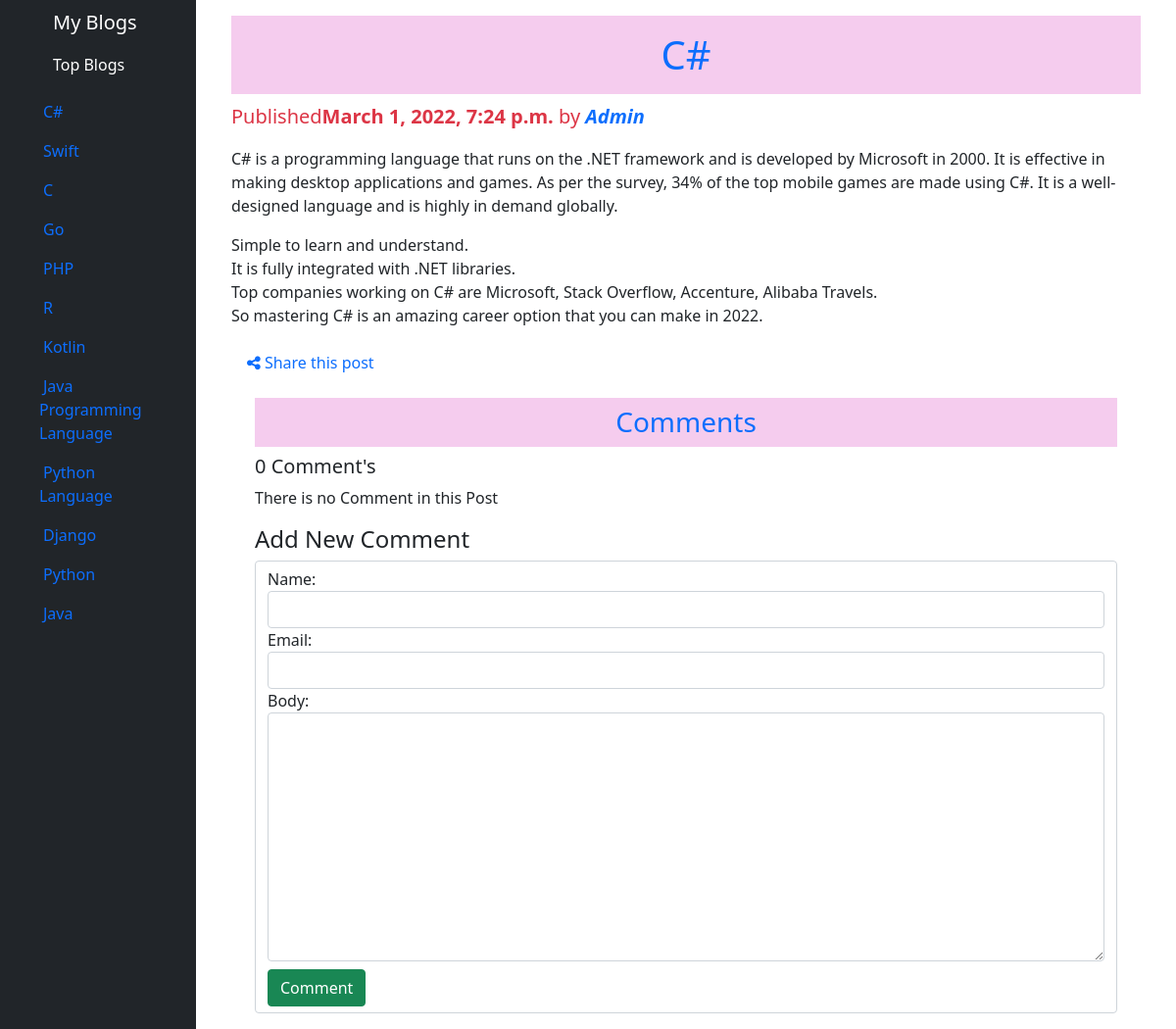
The page /2022/3/1/csharp/ on the database as committed earlier.
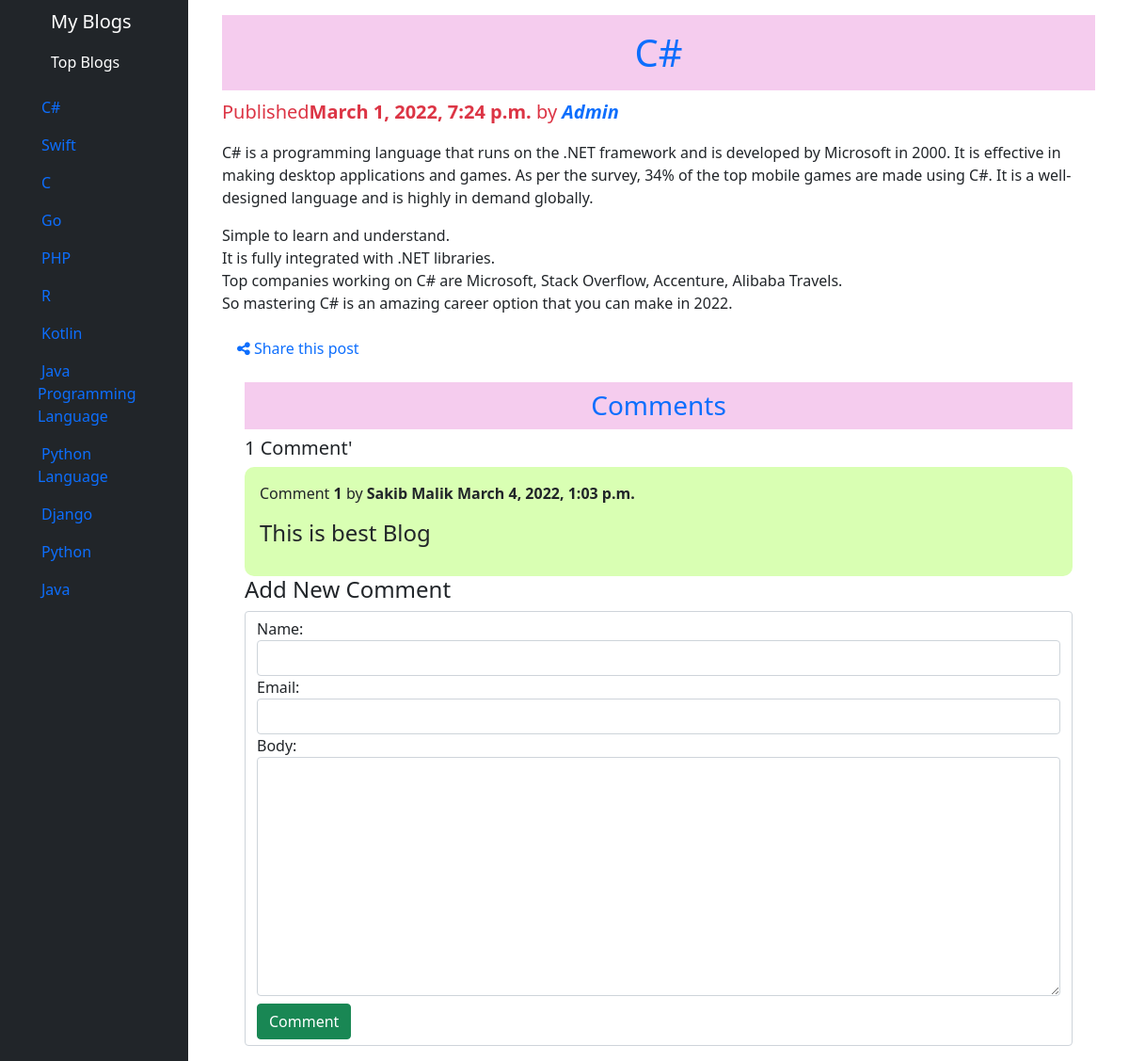
The same page on the database as committed later.
### blog/models.py (models this page shows, shortened)
class Post(models.Model):
    STATUS_CHOICES = (
        ('draft', 'Draft'),
        ('published', 'Published'),
    )
    title = models.CharField(max_length=250)
    slug = models.SlugField(max_length=250,
                            unique_for_date='publish')
    author = models.ForeignKey(User,
                               on_delete=models.CASCADE,
                               related_name='blog_posts')
    body = models.TextField()
    publish = models.DateTimeField(default=timezone.now)
    created = models.DateTimeField(auto_now_add=True)
    updated = models.DateTimeField(auto_now=True)
    status = models.CharField(max_length=10,
                              choices=STATUS_CHOICES,
                              default='draft')
    objects = models.Manager()  # default manager
    published = PublishedManager()
    class Meta:
        ordering = ('-publish',)
    def get_absolute_url(self):
        return reverse('blog:post_detail', args=[self.publish.year, self.publish.month, self.publish.day, self.slug])

class Comment(models.Model):
    post = models.ForeignKey(Post, on_delete=models.CASCADE, related_name='comments')
    name = models.CharField(max_length=80)
    email = models.EmailField()
    body = models.TextField()
    created = models.DateTimeField(auto_now_add=True)
    updated = models.DateTimeField(auto_now=True)
    active = models.BooleanField(default=True)
    class Meta:
        ordering = ('created',)

### blog/views.py (the view)
# urls.py: path('<int:year>/<int:month>/<int:day>/<slug:post>/', post_detail, name='post_detail'),
def post_detail(request, year, month, day, post):
    post = get_object_or_404(Post, slug=post, status='published', publish__year=year, publish__month=month,
                             publish__day=day)
    toppost = Post.published.order_by('-updated')[:15]
    comments = post.comments.filter(active=True)
    new_comment = None
    if request.method == 'POST':
        comment_form = CommentsForm(data=request.POST)
        if comment_form.is_valid():
            new_comment = comment_form.save(commit=False)
            new_comment.post = post
            new_comment.save()
    else:
        comment_form = CommentsForm()
    return render(request, 'blog/post/detail.html',
                  {'post': post, 'toppost': toppost, 'comment_form': comment_form, 'comments': comments,
                   'new_comment': new_comment})

### blog/forms.py
class CommentsForm(forms.ModelForm):
    class Meta:
        model = Comment
        fields = ['name', 'email', 'body']
        widgets = {
            'name': forms.TextInput(attrs={'class': 'form-control'}),
            'email': forms.EmailInput(attrs={'class': 'form-control'}),
            'body': forms.Textarea(attrs={'class': 'form-control'}),
        }

### blog/models.py (called while the page is built)
    def get_queryset(self):
        return super(PublishedManager, self).get_queryset().filter(status='published')

### blog/templates/blog/post/detail.html (shortened to what this page needs)
{% extends 'blog/base.html' %}
{% block content %}
<div class="container">
    <h1 class="text text-primary text-center p-3" style="background: RGB(245, 204, 238)">{{post.title}}</h1>
    <p class="text-danger fs-5">
        Published<b class="text-danger">{{post.publish}}</b> by <b><i
            class="text-primary">{{post.author|title}}</i></b>
    </p>
    <p class="fs-4">{{post.body|linebreaks}}</p>
    <p>
        <a href="{% url 'blog:post_share' post.id %}" class="nav-link">
           <span class="material-icons-outlined">
            <i class="fa fa-share-alt"></i> Share this post
            </span>
        </a>
    </p>
    <div class="container">
        <h3 class="text-center text-primary p-2 " , style="background: RGB(245, 204, 238)">Comments</h3>
        {% with comments.count as total_comment %}
        <h5>
            {{total_comment}} Comment'{{total_comment|pluralize}}
        </h5>
        {% endwith %}
        {% for comment in comments %}
        <div class="cm-comment p-3 text-dark" style="background: RGB(217, 255, 179);border-radius: 10px">
            <p class="info">
                Comment <b>{{forloop.counter}} </b>by <b>{{comment.name}}
                {{comment.created}}</b>
            </p>
            <h4>{{comment.body|linebreaks}}</h4>
        </div>
        {% empty %}
        <p>There is no Comment in this Post </p>
        {% endfor %}
        {% if new_comment %}
        <h2>Your Comment has been added. </h2>
        {% else %}
        <h4>Add New Comment </h4>
        <form class="form-control" method="post" action="" novalidate>
            {% for field in comment_form %}
            {{ field.label_tag }} {{ field }}{{ field.errors }}
            {% endfor %}
            <input value="Comment" type="submit" class="btn btn-success mt-2">
        </form>
        {% endif %}
    </div>
</div>
{% endblock %}

### blog/templates/blog/base.html (shortened to what this page needs)
<!DOCTYPE html>
{% load static %}
<html lang="en">
<head>
    <link href="{% static 'Bootstrap/css/bootstrap.min.css' %}" rel="stylesheet">
    <link href="{% static 'Bootstrap/css/style.css' %}" rel="stylesheet">
    <link rel="stylesheet" href="https://cdnjs.cloudflare.com/ajax/libs/font-awesome/4.7.0/css/font-awesome.min.css">
</head>
<body>
<div class="container-fluid">
    <div class="row flex-nowrap">
        <div class="col-auto col-md-3 col-xl-2 px-sm-2 px-0 bg-dark">
            <div class="d-flex flex-column align-items-center align-items-sm-start px-3 pt-2 text-white min-vh-100">
                <a href="{% url 'blog:post_list' %}" class="d-flex align-items-center pb-3 mb-md-0 me-md-auto text-white text-decoration-none">
                    <span class="fs-5 d-none d-sm-inline " style="margin-left: 30px">My Blogs</span>
                </a>
                    <p style="margin-left: 30px">Top Blogs</p>
                <ul class="nav nav-pills flex-column mb-sm-auto  align-items-sm-start" id="menu" >
                    {% for post in toppost %}
                    <li class="nav-item">
                        <a href="{{post.get_absolute_url }}" class="nav-link align-middle ">
                             <span class="ms-1 d-none d-sm-inline">{{post.title}}</span>
                        </a>
                    </li>
                    {% endfor %}
                </ul>
            </div>
        </div>
        <div class="col py-3" id="content">
            {% block content %}
            {% endblock %}
        </div>
    </div>
</div>
</body>
</html>

Rows that differ between the two databases and show on the page:
added Comment: name "Sakib Malik", created "March 4, 2022, 1:03 p.m.", body "This is best Blog"
Other text that changed with them:
{{ total_comment }}: "0" → "1"
text no longer shown: "There is no Comment in this Post"
